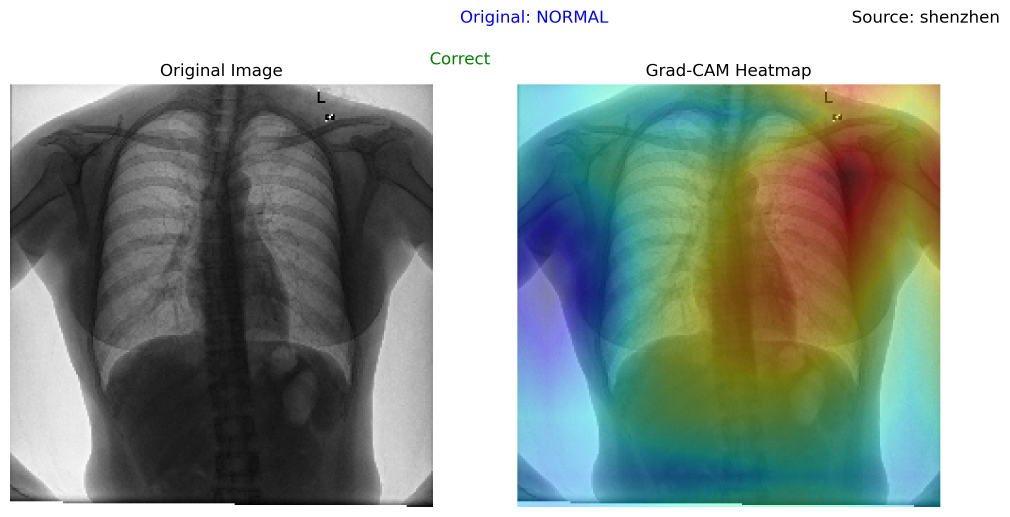
#> input picture tuberculosis-pneumonia/Test-Analysis/predictions-heatmap/correct/NORMAL/CHNCXR_0153_0.png_combined.png, 3030 x 1551 px (shown at 1/3 size); its folder holds only this picture in this run
$ jupyter execute c_dataset.ipynb
#> lines starting #> are read from the running program, lines starting #| are printed output that depends on the picture
[cell 1]
import os
import cv2
import hashlib

def calculate_image_hash(image_path):
    """Calculate a hash for an image."""
    try:
        # Read the image
        image = cv2.imread(image_path)
#> image is the input picture: shape (1551, 3030, 3); mean B, G, R 149.6, 157.3, 146.3
        # Resize the image to normalize dimensions
        image = cv2.resize(image, (100, 100), interpolation=cv2.INTER_AREA)
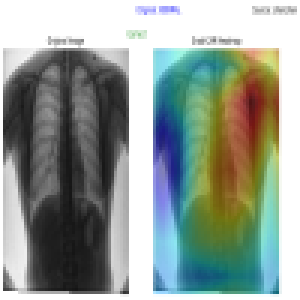
#> image: shape (100, 100, 3) (shown 3 times larger); mean B, G, R 149.6, 157.3, 146.3
        # Convert the image to grayscale
        gray_image = cv2.cvtColor(image, cv2.COLOR_BGR2GRAY)
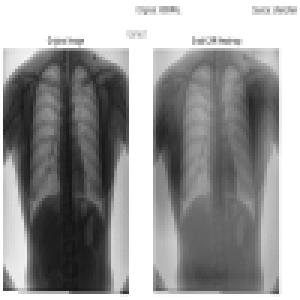
#> gray_image: shape (100, 100) (shown 3 times larger); min 20, max 255, mean 153.1
        # Calculate hash using hashlib
        image_hash = hashlib.md5(gray_image.tobytes()).hexdigest()
#> image_hash = '5dd32edc5bdd70f68a6f25d50d9327e7'
        return image_hash
    except Exception as e:
        print(f"Error processing {image_path}: {e}")
        return None

def find_duplicate_images(folder_path):
    """Find and list duplicate images in a folder."""
    hashes = {}
    duplicates = []

    # Loop through files in the folder
    for root, _, files in os.walk(folder_path):
        for file in files:
            if file.lower().endswith(('.jpg', '.jpeg', '.png', '.bmp')):
                file_path = os.path.join(root, file)
                image_hash = calculate_image_hash(file_path)
#> image_hash = '5dd32edc5bdd70f68a6f25d50d9327e7'

                if image_hash:
                    if image_hash in hashes:
                        duplicates.append((file_path, hashes[image_hash]))
                    else:
                        hashes[image_hash] = file_path

    return duplicates

if __name__ == "__main__":
    folder = r'D:\source\data\data\train\NORMAL'
    duplicates = find_duplicate_images(folder)

    if duplicates:
        print("Duplicate images found:")
        for dup in duplicates:
            print(f"Duplicate: {dup[0]} <=> Original: {dup[1]}")
    else:
        print("No duplicate images found.")
